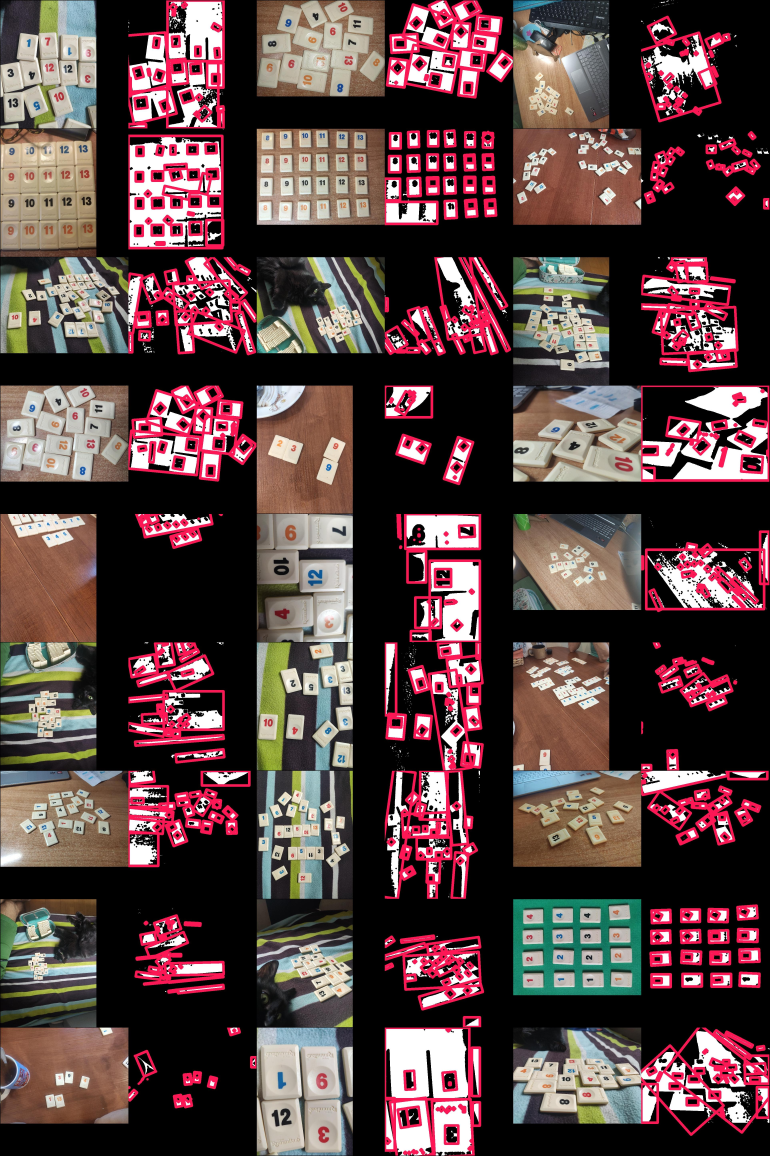
#> input picture comparation/examples/setdetection.jpg, 3848 x 5780 px (shown at 1/5 size)
$ python -i identify.py   (imports and definitions only)
#> lines starting #> are read from the running program, lines starting #| are printed output that depends on the picture; after the words box and inside, x2 and y2 are one past the last pixel; in counts of white or black regions, pixels touching at a corner belong together
#> further down, picture is the input picture: shape (5780, 3848, 3); mean B, G, R 67, 67, 89.8
## imports
import os
import sys
import numpy as np
import cv2
import logging
import imutils
from matplotlib import pyplot as plt
from pathlib import Path
from pylab import array, plot, show, axis, arange, figure, uint8


# setup logger
logger = logging.getLogger(__name__)


# https://www.pyimagesearch.com/2014/08/25/4-point-opencv-getperspective-transform-example/
# [62 lines left out: functions order_points, four_point_transform, not called in this run]


def increase_contrast(img, f=1.8):

#> called with f = 1.8
    assert img.dtype == 'uint8', "image should be of type 'uint8'"

    # Image data
    maxIntensity = 255.0 # we expect integers

    # Increase intensity such that dark pixels become much brighter, bright pixels become slightly bright
    newImage = maxIntensity*(img/maxIntensity)**f
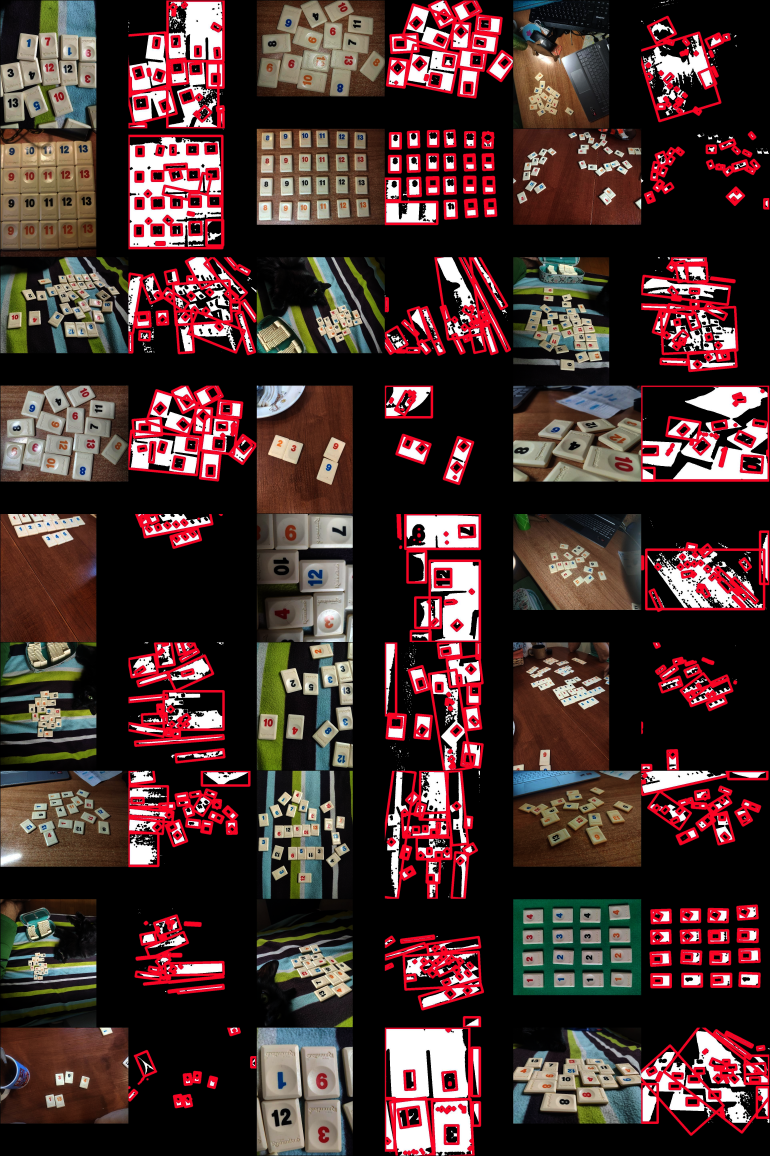
#> newImage: shape (5780, 3848, 3) float64 (shown at 1/5 size); mean B, G, R 46.9, 49.1, 72.6
    newImage = array(newImage, dtype=uint8)

    return newImage


# [25 lines left out: function filter_valid_contours, not called in this run]


def preprocess(img, erode_kernel=(3, 3), erode_iterations=4):

    # increase contrast
    contrast = increase_contrast(img)

    # convert to grayscale
    gray = cv2.cvtColor(contrast, cv2.COLOR_BGR2GRAY)
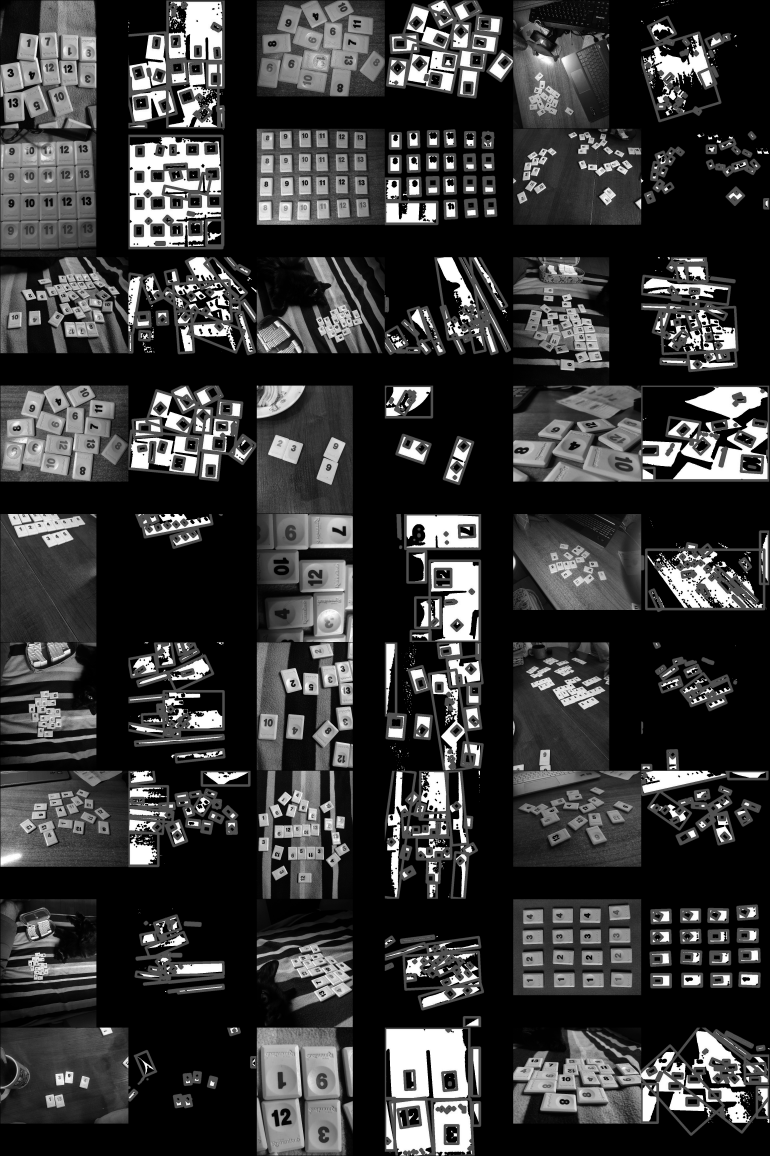
#> gray: shape (5780, 3848) (shown at 1/5 size); min 0, max 255, mean 55.6

    # blur image
    blur = cv2.GaussianBlur(gray, (1, 1), 1000)

    # threshold
    flag, thresh = cv2.threshold(blur, 0, 255, cv2.THRESH_BINARY + cv2.THRESH_OTSU)
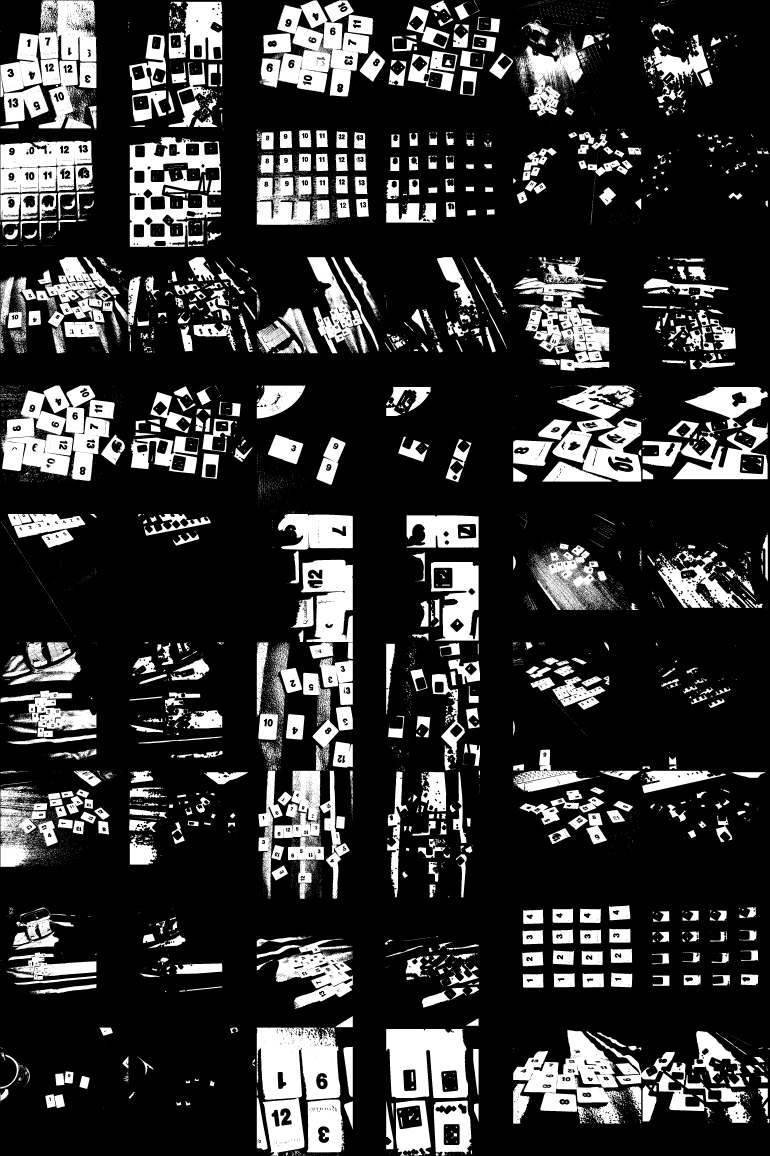
#> thresh: shape (5780, 3848) (shown at 1/5 size); 20.2% white; 18282 white regions (16573 under 20 px), largest, box (x1, y1, x2, y2) and area: (3, 1928, 548, 2404) 146104, (649, 686, 1105, 1234) 122469, (1284, 5138, 1705, 5500) 122066
#> flag = 105

    logger.info(f"found OTSU threshold: {flag}")

    # erode
    kernel = cv2.getStructuringElement(cv2.MORPH_ELLIPSE, erode_kernel)
    eroded = cv2.erode(thresh, kernel, iterations=erode_iterations)
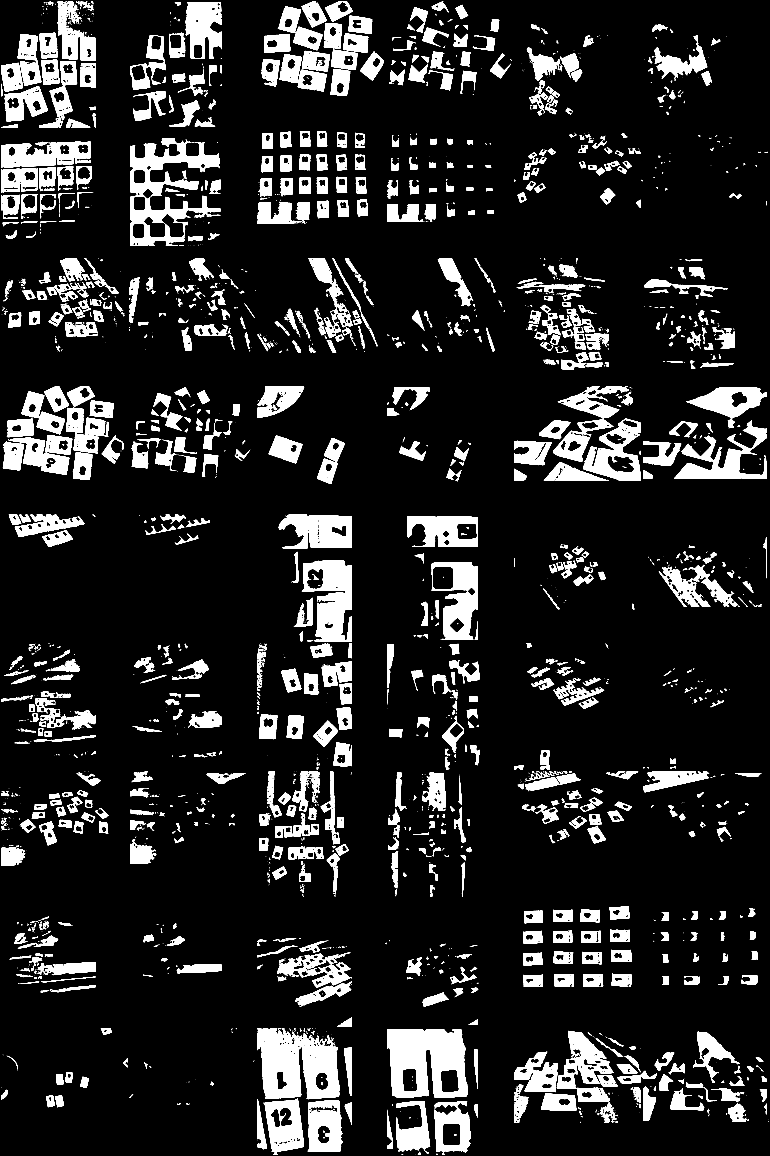
#> eroded: shape (5780, 3848) (shown at 1/5 size); 12.6% white; 2224 white regions (1048 under 20 px), largest, box (x1, y1, x2, y2) and area: (1935, 5149, 2336, 5486) 100974, (1288, 5142, 1698, 5496) 100826, (653, 690, 1101, 1230) 85968

    # result of preprocessing
    preprocessed = eroded

    # return intermediate steps for plotting
    intermediate_steps = [contrast, gray, blur, thresh, eroded]

    return preprocessed, intermediate_steps


# [60 lines left out: functions valid_ratio, identify_images, not called in this run]

>>> import cv2
>>> picture = cv2.imread('../../../examples/setdetection.jpg')
>>> result = preprocess(picture)
